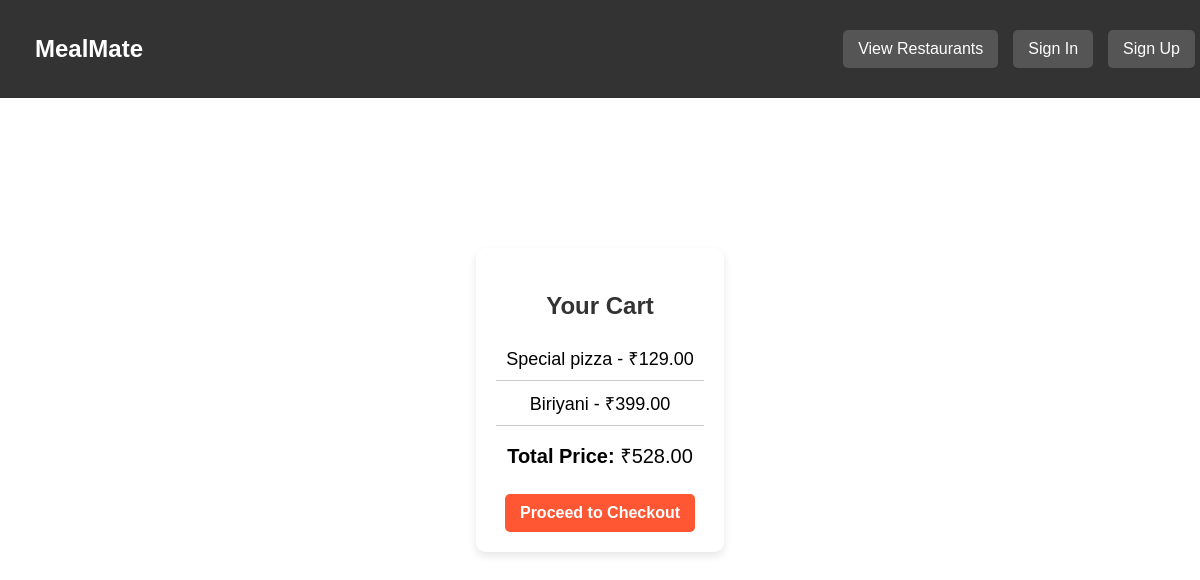
The page /show_cart/loki/ on the database its author committed.
### delivary/models.py (models this page shows, shortened)
class Menu(models.Model):
    res=models.ForeignKey(
        Restaurants,
        on_delete=models.CASCADE
    )
    item_name = models.CharField(max_length=100)
    description = models.TextField(blank=True, null=True)
    price=models.DecimalField(max_digits=6, decimal_places=2)
    is_available = models.BooleanField(default=True)
    category=models.CharField(max_length=50)

### delivary/views.py (the view)
# urls.py: path('show_cart/<str:username>/', views.show_cart, name = "show_cart"),
def show_cart(request, username):
    customer = Customer.objects.get(username=username)
    cart = Cart.objects.filter(customer = customer).first()
    items = cart.items.all() if cart else []
    total_price = cart.total_price() if cart else 0
    return render(request, 'delivary/show_cart.html',{'items':items, 'total_price':total_price,'username':username})

### delivary/models.py (called while the page is built)
    def total_price(self):
        return sum(item.price for item in self.items.all())

### delivary/templates/delivary/show_cart.html (shortened to what this page needs)
{% load static %}
<!DOCTYPE html>
<html lang="en">
  <head>
    <link rel="stylesheet" href="{% static '/delivary/css/showcart.css' %}" />
  </head>
  <body>
    <nav>
      <h2>
        <a href="{% url 'delivary:index' %}" style="text-decoration: none; color: white;">MealMate</a>
    </h2>
      <div class="nav-links">
        <a href="{% url 'delivary:cusdisplay_res' username %}">View Restaurants</a>
        <a href="{% url 'delivary:sign_in' %}">Sign In</a>
        <a href="{% url 'delivary:sign_up' %}">Sign Up</a>
      </div>
    </nav>
    <div class="cart-container">
      <h3>Your Cart</h3>
      {% if items %}
      <ul>
        {% for item in items %}
        <li>{{ item.item_name }} - ₹{{ item.price }}</li>
        {% endfor %}
      </ul>
      <p><strong>Total Price:</strong> ₹{{ total_price }}</p>
      <a href="{% url 'delivary:checkout' username %}" class="checkout-btn">
        Proceed to Checkout
      </a>
      {% else %}
      <p>Your cart is empty.</p>
      {% endif %}
    </div>
  </body>
</html>

### delivary/static/delivary/css/showcart.css (style rules this page uses)
body { margin: 0; padding: 0; font-family: 'Poppins', sans-serif; display: flex; flex-direction: column; align-items: center; justify-content: center; height: 100vh; background: url("https://t4.ftcdn.net/jpg/02/92/20/37/240_F_292203735_CSsyqyS6A4Z9Czd4Msf7qZEhoxjpzZl1.jpg") no-repeat center center/cover; }
nav { background-color: #333; padding: 15px; width: 100%; display: flex; justify-content: space-between; align-items: center; position: fixed; top: 0; left: 0; }
nav h2 { color: white; margin-left: 20px; }
.nav-links { display: flex; gap: 15px; margin-right: 20px; }
.nav-links a { text-decoration: none; color: white; padding: 10px 15px; background-color: #555; border-radius: 5px; transition: 0.3s; }
.cart-container { max-width: 600px; margin: 50px auto; padding: 20px; background: rgba(255, 255, 255, 0.9); border-radius: 10px; box-shadow: 0px 4px 8px rgba(0, 0, 0, 0.1); text-align: center; }
.cart-container h3 { font-size: 24px; margin-bottom: 10px; color: #333; }
.cart-container ul { list-style-type: none; padding: 0; }
.cart-container li { padding: 10px; border-bottom: 1px solid #ccc; font-size: 18px; }
.cart-container p { font-size: 20px; margin: 15px 0; }
.checkout-btn { display: inline-block; padding: 10px 15px; background-color: #ff5733; color: white; text-decoration: none; border-radius: 5px; font-weight: bold; margin-top: 10px; }

### rows shown on the page
Menu: item_name "Special pizza", price "129.00"
Menu: item_name "Biriyani", price "399.00"

### other values the page prints
{{ total_price }} "528.00"
